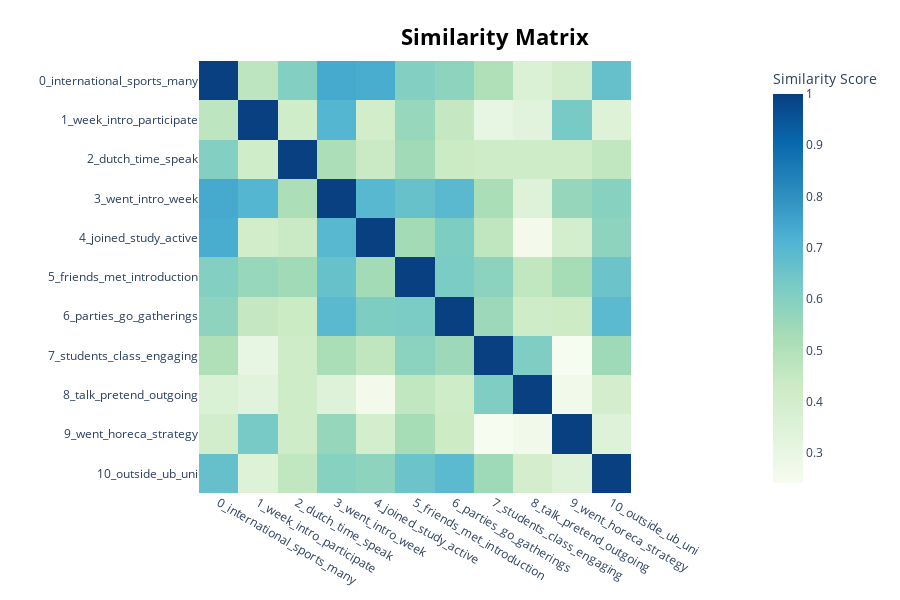

Source (notebook cell):
### Markdown cell above
## Block 9: Heatmap of Topic Similarities
- Generate and display a heatmap to visualize the similarity between different topics.
- Each cell in the heatmap shows how closely related one topic is to another, which can help identify topics that might be merged or further split.
- A heatmap with many high similarity scores suggests some topics are very closely related and might need refining.

### Code cell
try:
    fig_heatmap = topic_model.visualize_heatmap(
        top_n_topics=100,
        width=900,
        height=600
    )
    fig_heatmap.show()
except Exception as e:
    print("Heatmap visualization error:", e)

### Figure 1 — Plotly figure (JSON) as saved in the notebook; plotly's stock layout.template omitted (floating-point values rounded to 4 significant figures)
{"data": [{"coloraxis": "coloraxis", "hovertemplate": "x: %{x}<br>y: %{y}<br>Similarity Score: %{z}<extra></extra>", "name": "0", "type": "heatmap", "x": ["0_international_sports_many", "1_week_intro_participate", "2_dutch_time_speak", "3_went_intro_week", "4_joined_study_active", "5_friends_met_introduction", "6_parties_go_gatherings", "7_students_class_engaging", "8_talk_pretend_outgoing", "9_went_horeca_strategy", "10_outside_ub_uni"], "xaxis": "x", "y": ["0_international_sports_many", "1_week_intro_participate", "2_dutch_time_speak", "3_went_intro_week", "4_joined_study_active", "5_friends_met_introduction", "6_parties_go_gatherings", "7_students_class_engaging", "8_talk_pretend_outgoing", "9_went_horeca_strategy", "10_outside_ub_uni"], "yaxis": "y", "z": [[1.0, 0.4694, 0.603, 0.7362, 0.7292, 0.6045, 0.5833, 0.5065, 0.3637, 0.4013, 0.6651], [0.4694, 1.0, 0.4113, 0.7038, 0.4093, 0.561, 0.4502, 0.306, 0.3321, 0.63, 0.3475], [0.603, 0.4113, 1.0, 0.5141, 0.4396, 0.541, 0.4339, 0.4145, 0.4164, 0.4161, 0.4594], [0.7362, 0.7038, 0.5141, 1, 0.6956, 0.6631, 0.6908, 0.5203, 0.3494, 0.5635, 0.5947], [0.7292, 0.4093, 0.4396, 0.6956, 1.0, 0.5353, 0.6169, 0.4643, 0.2572, 0.4001, 0.5825], [0.6045, 0.561, 0.541, 0.6631, 0.5353, 1.0, 0.6202, 0.5872, 0.4608, 0.5294, 0.653], [0.5833, 0.4502, 0.4339, 0.6908, 0.6169, 0.6202, 1.0, 0.551, 0.4146, 0.4246, 0.6882], [0.5065, 0.306, 0.4145, 0.5203, 0.4643, 0.5872, 0.551, 1.0, 0.613, 0.2411, 0.5438], [0.3637, 0.3321, 0.4164, 0.3494, 0.2572, 0.4608, 0.4146, 0.613, 1.0, 0.2694, 0.3942], [0.4013, 0.63, 0.4161, 0.5635, 0.4001, 0.5294, 0.4246, 0.2411, 0.2694, 1.0, 0.3432], [0.6651, 0.3475, 0.4594, 0.5947, 0.5825, 0.653, 0.6882, 0.5438, 0.3942, 0.3432, 1.0]]}], "layout": {"coloraxis": {"colorbar": {"title": {"text": "Similarity Score"}}, "colorscale": [[0, "rgb(247,252,240)"], [0.125, "rgb(224,243,219)"], [0.25, "rgb(204,235,197)"], [0.375, "rgb(168,221,181)"], [0.5, "rgb(123,204,196)"], [0.625, "rgb(78,179,211)"], [0.75, "rgb(43,140,190)"], [0.875, "rgb(8,104,172)"], [1, "rgb(8,64,129)"]]}, "height": 600, "hoverlabel": {"bgcolor": "white", "font": {"family": "Rockwell", "size": 16}}, "legend": {"title": {"text": "Trend"}}, "margin": {"t": 60}, "showlegend": true, "title": {"font": {"color": "Black", "size": 22}, "text": "<b>Similarity Matrix</b>", "x": 0.55, "xanchor": "center", "y": 0.95, "yanchor": "top"}, "width": 900, "xaxis": {"anchor": "y", "constrain": "domain", "domain": [0, 1], "scaleanchor": "y"}, "yaxis": {"anchor": "x", "autorange": "reversed", "constrain": "domain", "domain": [0, 1]}}}
